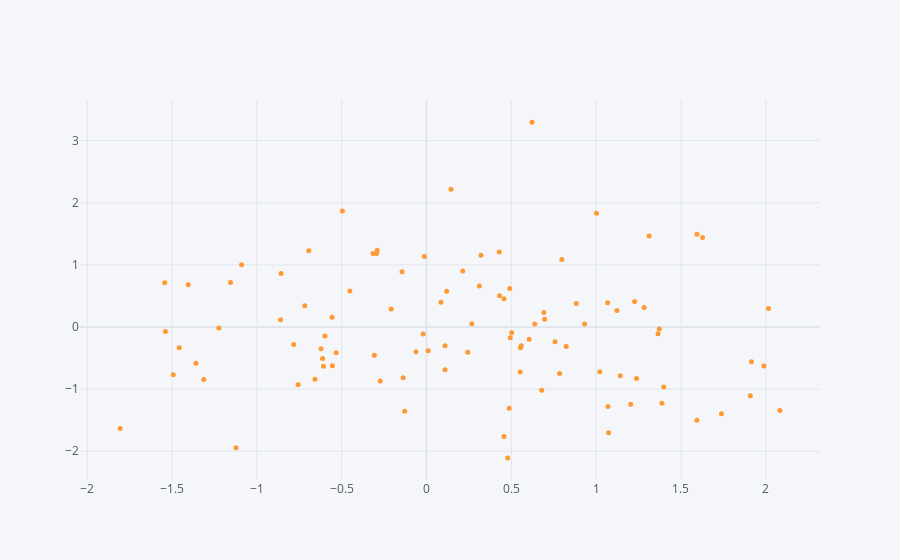

The notebook cell this image was saved under:
### Code cell
df.iplot(kind='scatter', x='A', y='B', mode='markers', size=5)
